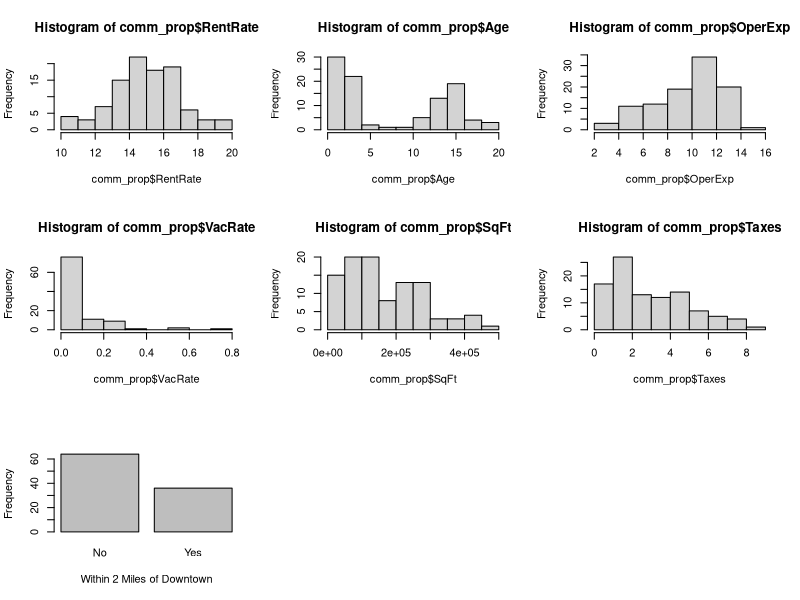
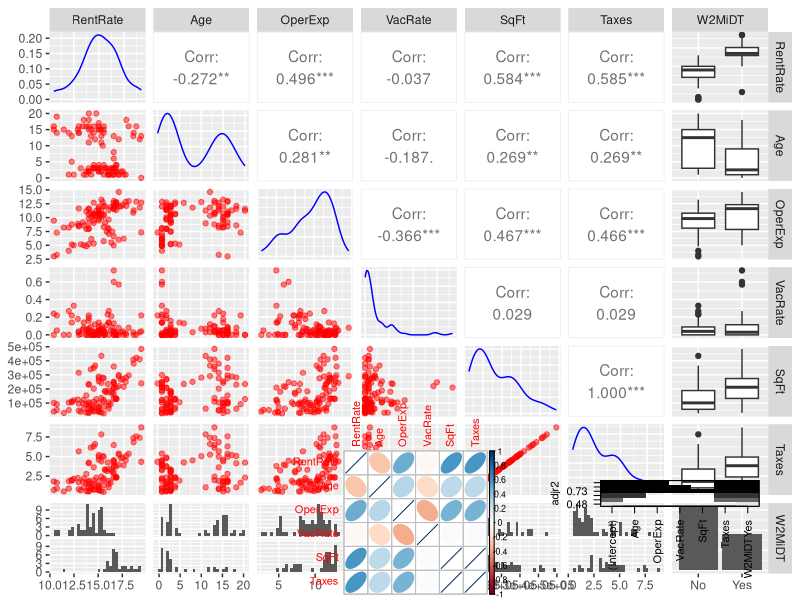
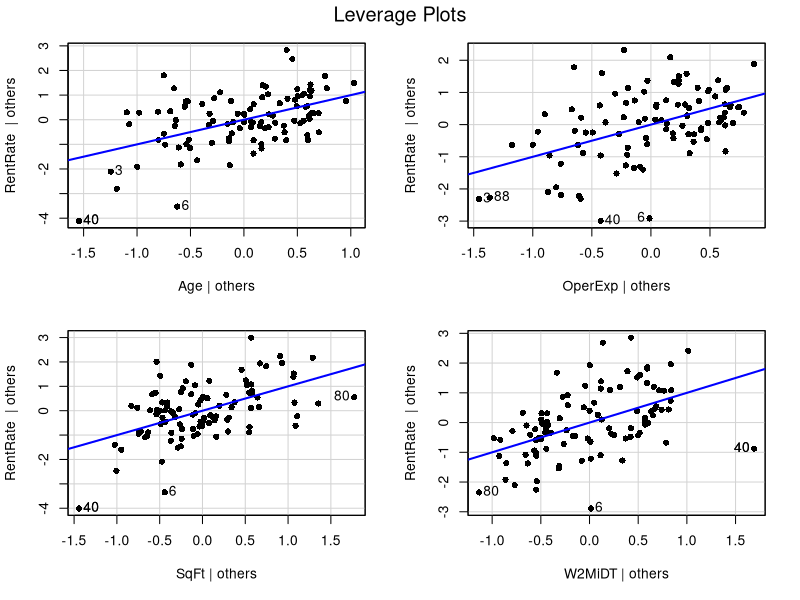
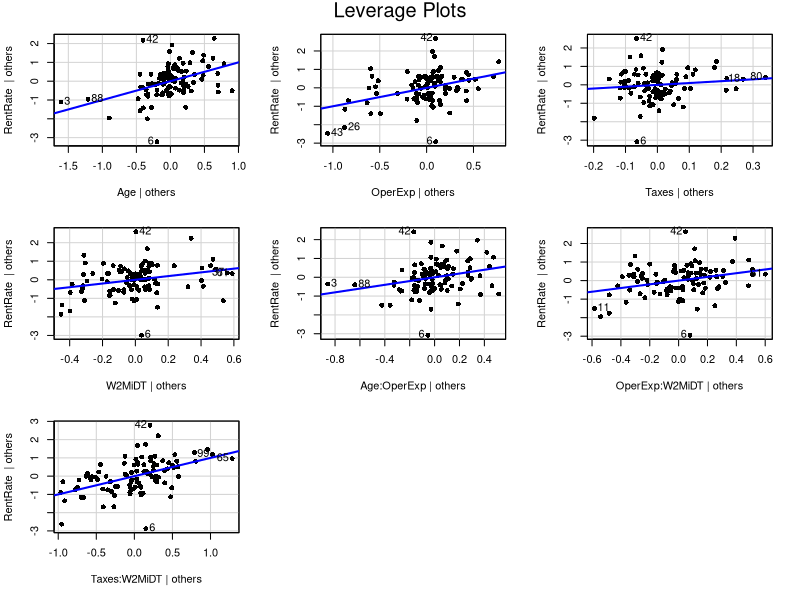
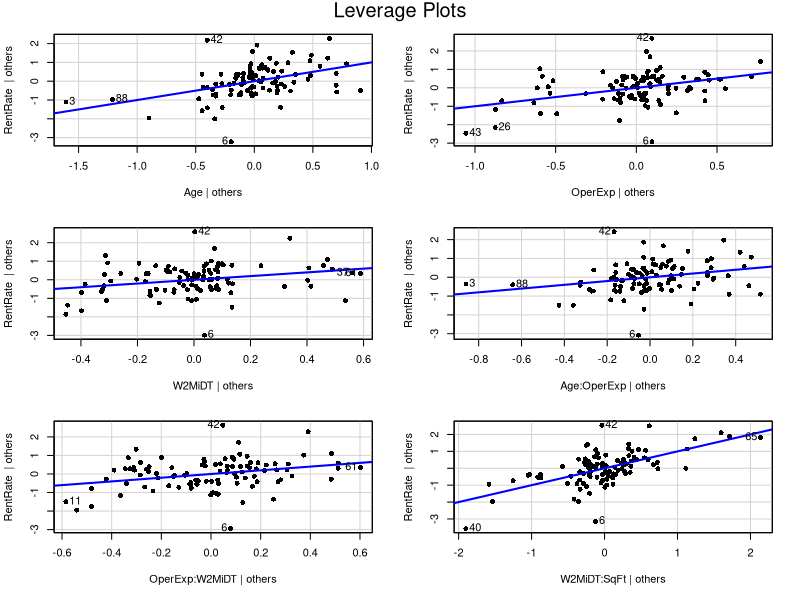
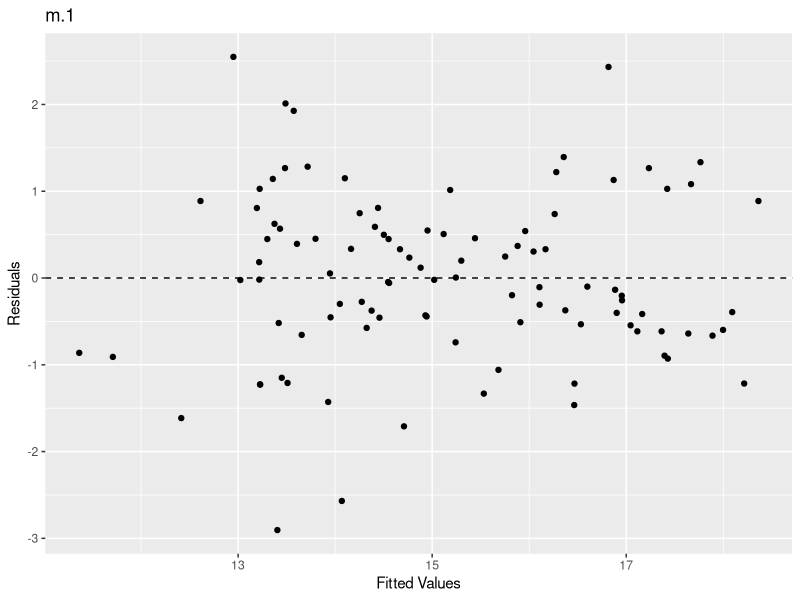
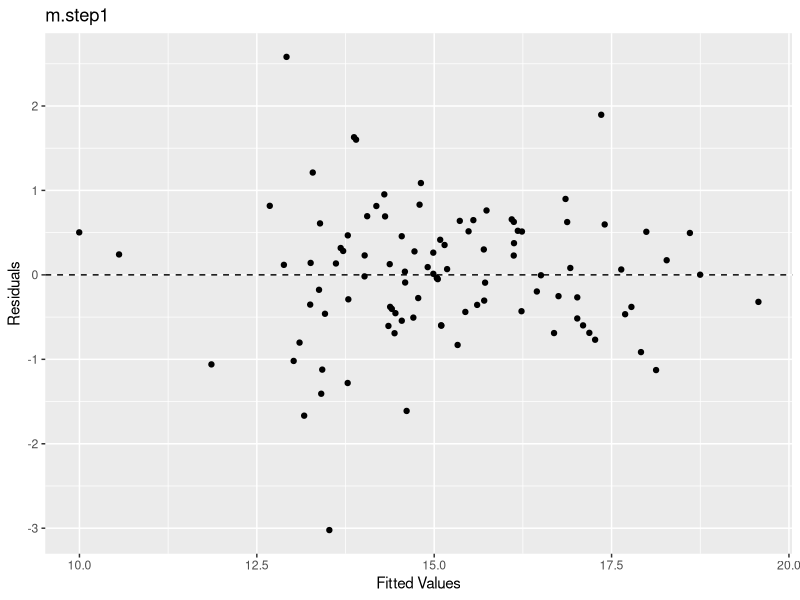
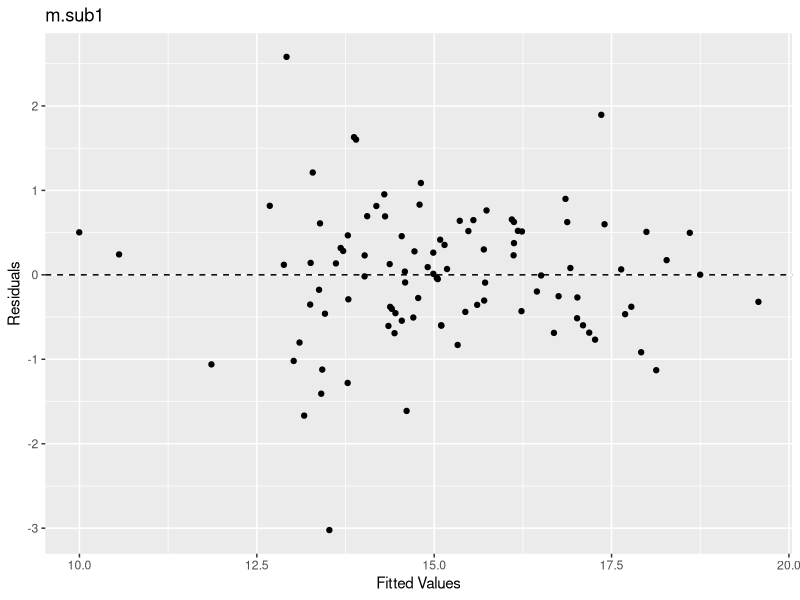

Here is the R script that generated these plots, in order:
## ---- chunk 1
knitr::opts_chunk$set(echo = TRUE)
library(ggplot2)
library(dplyr)
library(Hmisc)
library(scales)
library(stats)
library(MASS)
library(leaps)
library(car)
library(GGally)
library(corrplot)
library(knitr)
## ---- chunk 2
# comm_prop <- read.csv("C:/Users/aaron.goletz/Desktop/My Docs/Lipscomb Documents/Stats Analysis and Decision Modeling/MSDS 5043/comm_prop.csv")
comm_prop <- read.csv("comm_prop.csv")
comm_prop$W2MiDT <- factor(comm_prop$W2MiDT, labels = c("No", "Yes"))
kable(head(comm_prop,5), format = "html", align='c', caption = "Example of Data")
## ---- chunk 3
par(mfrow = c(3,3))
hist(comm_prop$RentRate)
hist(comm_prop$Age)
hist(comm_prop$OperExp)
hist(comm_prop$VacRate)
hist(comm_prop$SqFt)
hist(comm_prop$Taxes)
plot(comm_prop$W2MiDT , xlab="Within 2 Miles of Downtown", ylab="Frequency")
## ---- chunk 4
round(cor(comm_prop[1:6]),3)
## ---- chunk 5
ggpairs(comm_prop[,1:7] , 
        lower = list(continuous = wrap("points", color = "red", alpha = 0.5)), 
        diag = list(continuous = wrap("densityDiag",  color = "blue", alpha = 0.5)))
## ---- chunk 6
corrplot(cor(comm_prop[,c(1:6)]), method="ellipse")
## ---- chunk 7
m <- lm(RentRate ~ ., data=comm_prop)
summary(m)
## ---- chunk 8
m.1 <- lm(RentRate ~ Age+OperExp+SqFt+W2MiDT, data=comm_prop)
summary(m.1)
## ---- chunk 9
comm_prop.full <- lm(RentRate ~ .*., data = comm_prop)
stepAIC(comm_prop.full, direction ="backward")
## ---- chunk 10
m.step <- lm(formula = RentRate ~ Age + OperExp + VacRate + Taxes + W2MiDT + 
    Age:OperExp + Age:VacRate + OperExp:VacRate + OperExp:W2MiDT + 
    Taxes:W2MiDT, data = comm_prop)
summary(m.step)
## ---- chunk 11
m.step <- lm(formula = RentRate ~ Age + OperExp + Taxes + W2MiDT + 
    Age:OperExp + OperExp:W2MiDT + Taxes:W2MiDT, data = comm_prop)
summary(m.step)
## ---- chunk 12
subsets <- regsubsets(RentRate ~ ., data=comm_prop)
plot(subsets, scale="adjr2")

## ---- chunk 13
m.sub <- lm(RentRate ~ Age+OperExp+W2MiDT+Age:OperExp+Age:Taxes+OperExp:W2MiDT+SqFt:W2MiDT, data=comm_prop)
summary(m.sub)

## ---- chunk 14
m.sub1 <- lm(RentRate ~ Age+OperExp+W2MiDT+Age:OperExp+OperExp:W2MiDT+SqFt:W2MiDT, data=comm_prop)
summary(m.sub1)
## ---- chunk 15
leveragePlots(m.1,pch=16)
leveragePlots(m.step,pch=16)
leveragePlots(m.sub1,pch=16)
## ---- chunk 16
library(ggplot2)
m_df <- fortify(m.1)
ggplot(m_df, aes(x=.fitted, y=.resid)) +
  geom_point() +
  geom_hline(yintercept = 0, linetype = 2) +
  labs(x="Fitted Values", y="Residuals", title="m.1")
m.step_df <- fortify(m.step)
ggplot(m.step_df, aes(x=.fitted, y=.resid)) +
  geom_point() +
  geom_hline(yintercept = 0, linetype = 2) +
  labs(x="Fitted Values", y="Residuals", title="m.step1")
m.sub_df <- fortify(m.sub1)
ggplot(m.sub_df, aes(x=.fitted, y=.resid)) +
  geom_point() +
  geom_hline(yintercept = 0, linetype = 2) +
  labs(x="Fitted Values", y="Residuals", title="m.sub1")
## ---- chunk 17
car::ncvTest(m.1)
car::ncvTest(m.step)
car::ncvTest(m.sub1)
## ---- chunk 18
shapiro.test(m.1$residuals)
shapiro.test(m.step$residuals)
shapiro.test(m.sub1$residuals)
## ---- chunk 19
par(mfrow=c(3,3))
hist(m.1$residuals)
plot(m.1$residuals ~ comm_prop$RentRate,pch=16, main="Residual Plot")
abline(h = 0, lty = 3)  # adds a horizontal dashed line at y = 0
qqnorm(m.1$residuals, pch=16)
qqline(m.1$residuals)
hist(m.step$residuals)
plot(m.step$residuals ~ comm_prop$RentRate,pch=16, main="Residual Plot")
abline(h = 0, lty = 3)  # adds a horizontal dashed line at y = 0
qqnorm(m.step$residuals, pch=16)
qqline(m.step$residuals)
hist(m.sub1$residuals)
plot(m.sub1$residuals ~ comm_prop$RentRate,pch=16, main="Residual Plot")
abline(h = 0, lty = 3)  # adds a horizontal dashed line at y = 0
qqnorm(m.sub1$residuals, pch=16)
qqline(m.sub1$residuals)
## ---- chunk 20
car::vif(m.1)
car::vif(m.step)
car::vif(m.sub1)

## ---- chunk 21
new_obs = data.frame(Age=9, SqFt=40,OperExp=13,W2MiDT="No")
predict(m.1, newdata = new_obs, interval="predict")
new_obs = data.frame(Age=9, SqFt=40,OperExp=13,Taxes=.54,W2MiDT="No")
predict(m.step, newdata = new_obs, interval="predict")
new_obs = data.frame(Age=9, SqFt=40,OperExp=13,Taxes=.54,W2MiDT="No")
predict(m.sub1, newdata = new_obs, interval="predict")
